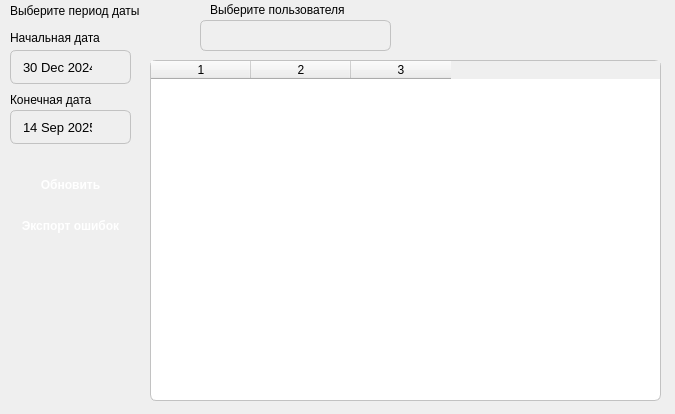
<?xml version="1.0" encoding="UTF-8"?>
<ui version="4.0">
 <class>ErrorWindow</class>
 <widget class="QDialog" name="ErrorWindow">
  <property name="geometry">
   <rect>
    <x>0</x>
    <y>0</y>
    <width>675</width>
    <height>414</height>
   </rect>
  </property>
  <property name="windowTitle">
   <string>Панель ошибок</string>
  </property>
  <widget class="QLabel" name="label">
   <property name="geometry">
    <rect>
     <x>10</x>
     <y>0</y>
     <width>171</width>
     <height>21</height>
    </rect>
   </property>
   <property name="text">
    <string>Выберите период даты</string>
   </property>
  </widget>
  <widget class="QComboBox" name="userComboBox">
   <property name="geometry">
    <rect>
     <x>200</x>
     <y>20</y>
     <width>191</width>
     <height>31</height>
    </rect>
   </property>
   <property name="styleSheet">
    <string notr="true">QComboBox {
    background-color: #EFEFEF;
    color: #404040;
    border: 1px solid #C2C2C2;
    border-radius: 6px;
    padding: 6px 10px;
    min-height: 15px;
    font-size: 13px;
}

QComboBox:hover {
    background-color: #E5E5E5;
    border: 1px solid #A0A0A0;
}

QComboBox:focus {
    border: 1px solid #808080;
    background-color: #FAFAFA;
}

QComboBox::drop-down {
    subcontrol-origin: padding;
    subcontrol-position: center right;
    width: 22px;
    border-left: none;
    margin-right: 6px;
}

QComboBox::down-arrow {
    image: url(resources/arrow-down.png);
    width: 12px;
    height: 12px;
}</string>
   </property>
  </widget>
  <widget class="QDateEdit" name="startDateEdit">
   <property name="geometry">
    <rect>
     <x>10</x>
     <y>50</y>
     <width>121</width>
     <height>34</height>
    </rect>
   </property>
   <property name="styleSheet">
    <string notr="true">QDateEdit {
    background-color: #EFEFEF; /* Цвет фона */
    color: #000000; /* Цвет текста (черный) */
    border: 1px solid #C2C2C2; /* Цвет границы */
    border-radius: 6px; /* Закругление углов */
    padding: 6px 10px; /* Отступы внутри */
    min-height: 20px; /* Минимальная высота */
    font-size: 13px; /* Размер шрифта */
}

QDateEdit:hover {
    background-color: #E5E5E5; /* Цвет фона при наведении */
    border: 1px solid #A0A0A0; /* Цвет границы при наведении */
}

QDateEdit:focus {
    border: 1px solid #808080; /* Цвет границы при фокусе */
    background-color: #FAFAFA; /* Цвет фона при фокусе */
}

QDateEdit::drop-down {
    subcontrol-origin: padding; /* Положение кнопки */
    subcontrol-position: center right; /* Положение кнопки */
    width: 22px; /* Ширина кнопки */
    border-left: none; /* Убираем границу слева */
    margin-right: 6px; /* Отступ справа */
}

QDateEdit::down-arrow {
    image: url(resources/arrow-down.png); /* Изображение стрелки вниз */
    width: 12px; /* Ширина стрелки */
    height: 12px; /* Высота стрелки */
}

QDateEdit::up-button, QDateEdit::down-button {
    background-color: #EFEFEF; /* Цвет фона кнопок */
    border: none; /* Убираем границу */
    width: 22px; /* Ширина кнопок */
}

QDateEdit::up-button:hover, QDateEdit::down-button:hover {
    background-color: #E5E5E5; /* Цвет фона кнопок при наведении */
}

QDateEdit::up-button:pressed, QDateEdit::down-button:pressed {
    background-color: #D0D0D0; /* Цвет фона кнопок при нажатии */
}

QDateEdit::up-button:disabled, QDateEdit::down-button:disabled {
    background-color: #D9D9D9; /* Цвет фона кнопок при отключении */
}</string>
   </property>
   <property name="maximumDate">
    <date>
     <year>2050</year>
     <month>12</month>
     <day>31</day>
    </date>
   </property>
   <property name="minimumDate">
    <date>
     <year>2024</year>
     <month>12</month>
     <day>30</day>
    </date>
   </property>
   <property name="calendarPopup">
    <bool>true</bool>
   </property>
  </widget>
  <widget class="QDateEdit" name="endDateEdit">
   <property name="geometry">
    <rect>
     <x>10</x>
     <y>110</y>
     <width>121</width>
     <height>34</height>
    </rect>
   </property>
   <property name="styleSheet">
    <string notr="true">QDateEdit {
    background-color: #EFEFEF; /* Цвет фона */
    color: #000000; /* Цвет текста (черный) */
    border: 1px solid #C2C2C2; /* Цвет границы */
    border-radius: 6px; /* Закругление углов */
    padding: 6px 10px; /* Отступы внутри */
    min-height: 20px; /* Минимальная высота */
    font-size: 13px; /* Размер шрифта */
}

QDateEdit:hover {
    background-color: #E5E5E5; /* Цвет фона при наведении */
    border: 1px solid #A0A0A0; /* Цвет границы при наведении */
}

QDateEdit:focus {
    border: 1px solid #808080; /* Цвет границы при фокусе */
    background-color: #FAFAFA; /* Цвет фона при фокусе */
}

QDateEdit::drop-down {
    subcontrol-origin: padding; /* Положение кнопки */
    subcontrol-position: center right; /* Положение кнопки */
    width: 22px; /* Ширина кнопки */
    border-left: none; /* Убираем границу слева */
    margin-right: 6px; /* Отступ справа */
}

QDateEdit::down-arrow {
    image: url(resources/arrow-down.png); /* Изображение стрелки вниз */
    width: 12px; /* Ширина стрелки */
    height: 12px; /* Высота стрелки */
}

QDateEdit::up-button, QDateEdit::down-button {
    background-color: #EFEFEF; /* Цвет фона кнопок */
    border: none; /* Убираем границу */
    width: 22px; /* Ширина кнопок */
}

QDateEdit::up-button:hover, QDateEdit::down-button:hover {
    background-color: #E5E5E5; /* Цвет фона кнопок при наведении */
}

QDateEdit::up-button:pressed, QDateEdit::down-button:pressed {
    background-color: #D0D0D0; /* Цвет фона кнопок при нажатии */
}

QDateEdit::up-button:disabled, QDateEdit::down-button:disabled {
    background-color: #D9D9D9; /* Цвет фона кнопок при отключении */
}</string>
   </property>
   <property name="minimumDateTime">
    <datetime>
     <hour>0</hour>
     <minute>0</minute>
     <second>0</second>
     <year>2025</year>
     <month>9</month>
     <day>14</day>
    </datetime>
   </property>
   <property name="maximumDate">
    <date>
     <year>2050</year>
     <month>12</month>
     <day>31</day>
    </date>
   </property>
   <property name="minimumDate">
    <date>
     <year>2025</year>
     <month>9</month>
     <day>14</day>
    </date>
   </property>
   <property name="calendarPopup">
    <bool>true</bool>
   </property>
   <property name="date">
    <date>
     <year>2025</year>
     <month>9</month>
     <day>14</day>
    </date>
   </property>
  </widget>
  <widget class="QPushButton" name="exportButton">
   <property name="geometry">
    <rect>
     <x>10</x>
     <y>210</y>
     <width>121</width>
     <height>31</height>
    </rect>
   </property>
   <property name="styleSheet">
    <string notr="true">QPushButton {
    text-align: center;
    color: white;
    border-radius: 8px;
    padding: 5px 10px;
    font-weight: bold;
    background: qlineargradient(spread:pad, x1:0, y1:0, x2:1, y2:0, 
                              stop:0 #3A3A3A, stop:0.5 #606060, stop:1 #3A3A3A);
    border: none;
    min-height: 20px;
    max-width: 150px;
}

QPushButton:hover {
    background: qlineargradient(spread:pad, x1:1, y1:0, x2:0, y2:0, 
                              stop:0 #2A2A2A, stop:0.5 #404040, stop:1 #2A2A2A) /* Темнее при наведении */
}

QPushButton:pressed {
    background: qlineargradient(spread:pad, x1:0, y1:0, x2:1, y2:0, 
                              stop:0 #1F1F1F, stop:0.5 #303030, stop:1 #1F1F1F);
}

QPushButton:disabled {
    background: #9E9E9E;
    color: #E0E0E0;
}</string>
   </property>
   <property name="text">
    <string>Экспорт ошибок</string>
   </property>
  </widget>
  <widget class="QPushButton" name="refreshButton">
   <property name="geometry">
    <rect>
     <x>10</x>
     <y>170</y>
     <width>121</width>
     <height>30</height>
    </rect>
   </property>
   <property name="styleSheet">
    <string notr="true">QPushButton {
    text-align: center;
    color: white;
    border-radius: 8px;
    padding: 5px 10px;
    font-weight: bold;
    background: qlineargradient(spread:pad, x1:0, y1:0, x2:1, y2:0, 
                              stop:0 #3A3A3A, stop:0.5 #606060, stop:1 #3A3A3A);
    border: none;
    min-height: 20px;
    max-width: 150px;
}

QPushButton:hover {
    background: qlineargradient(spread:pad, x1:1, y1:0, x2:0, y2:0, 
                              stop:0 #2A2A2A, stop:0.5 #404040, stop:1 #2A2A2A) /* Темнее при наведении */
}

QPushButton:pressed {
    background: qlineargradient(spread:pad, x1:0, y1:0, x2:1, y2:0, 
                              stop:0 #1F1F1F, stop:0.5 #303030, stop:1 #1F1F1F);
}

QPushButton:disabled {
    background: #9E9E9E;
    color: #E0E0E0;
}</string>
   </property>
   <property name="text">
    <string>Обновить</string>
   </property>
  </widget>
  <widget class="QTableWidget" name="errorTable">
   <property name="geometry">
    <rect>
     <x>150</x>
     <y>60</y>
     <width>511</width>
     <height>341</height>
    </rect>
   </property>
   <property name="styleSheet">
    <string notr="true">QTableWidget {
    background-color: #FFFFFF; /* Цвет фона таблицы */
    color: #404040; /* Цвет текста */
    border: 1px solid #C2C2C2; /* Цвет границы */
    border-radius: 6px; /* Закругление углов */
}

QTableWidget::item {
    padding: 8px; /* Отступы внутри ячеек */
}

QTableWidget::horizontalHeader {
    background-color: #4A4A4A; /* Цвет фона заголовков */
    color: white; /* Цвет текста заголовков */
    border: none; /* Убираем границу */
    font-weight: bold; /* Жирный шрифт для заголовков */
}

QTableWidget::verticalHeader {
    background-color: #F0F0F0; /* Цвет фона вертикальных заголовков */
    color: #404040; /* Цвет текста вертикальных заголовков */
    border: none; /* Убираем границу */
}

QTableWidget::horizontalHeader::section {
    padding: 10px; /* Отступы внутри заголовков */
}

QTableWidget::item:selected {
    background-color: #A0A0A0; /* Цвет фона выбранной ячейки */
    color: white; /* Цвет текста выбранной ячейки */
}

QTableWidget::item:hover {
    background-color: #E5E5E5; /* Цвет фона ячейки при наведении */
}

QTableWidget::verticalHeader::section {
    background-color: #E5E5E5; /* Цвет фона для вертикальных заголовков */
    border: 1px solid #C2C2C2; /* Цвет границы для вертикальных заголовков */
}</string>
   </property>
   <property name="columnCount">
    <number>3</number>
   </property>
   <column/>
   <column/>
   <column/>
  </widget>
  <widget class="QLabel" name="label_2">
   <property name="geometry">
    <rect>
     <x>210</x>
     <y>0</y>
     <width>191</width>
     <height>20</height>
    </rect>
   </property>
   <property name="text">
    <string>Выберите пользователя</string>
   </property>
  </widget>
  <widget class="QLabel" name="label_3">
   <property name="geometry">
    <rect>
     <x>10</x>
     <y>30</y>
     <width>131</width>
     <height>16</height>
    </rect>
   </property>
   <property name="text">
    <string>Начальная дата</string>
   </property>
  </widget>
  <widget class="QLabel" name="label_4">
   <property name="geometry">
    <rect>
     <x>10</x>
     <y>90</y>
     <width>121</width>
     <height>20</height>
    </rect>
   </property>
   <property name="text">
    <string>Конечная дата</string>
   </property>
  </widget>
 </widget>
 <resources/>
 <connections/>
</ui>
